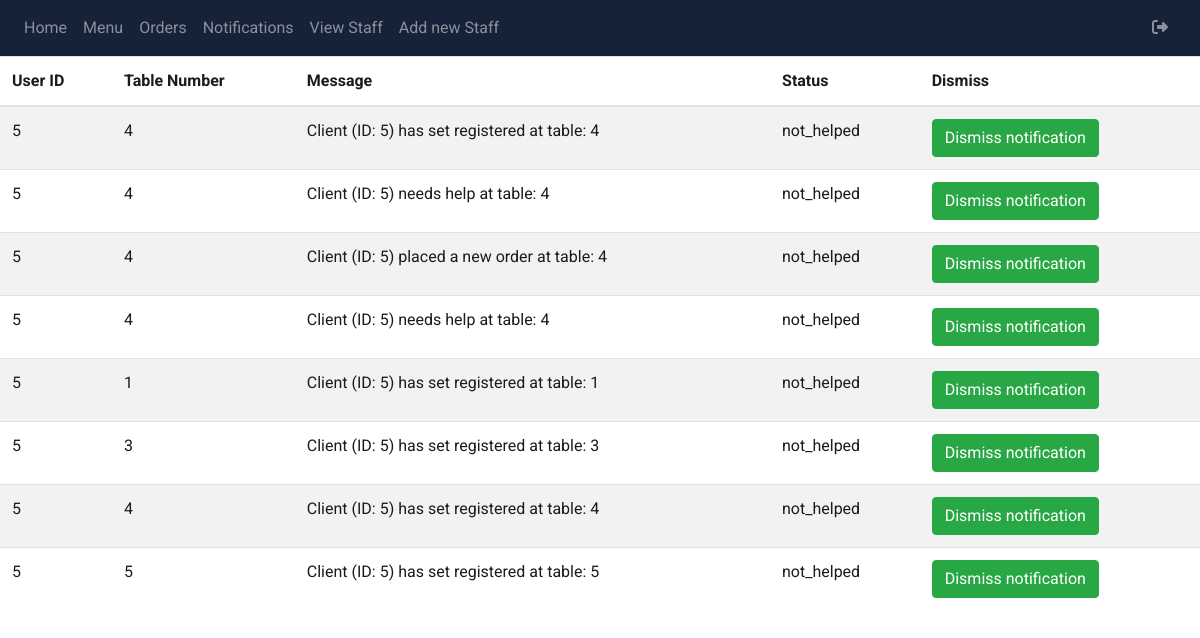
/manager/view-notifications (signed in), run on the app's committed database.
### packages/models.py (models this page shows, shortened)
class Notification(db.Model):
    __tablename__ = "notifications"
    id = db.Column(db.Integer, primary_key = True)
    user_id = db.Column(db.Integer, db.ForeignKey('users.id'))
    table_number = db.Column(db.Integer, db.ForeignKey('users.table_number'))
    status = db.Column(db.Enum('helped', 'not_helped', name = 'notification_status'), nullable=False, default='not_helped')
    message = db.Column(db.String(1000), nullable = True)
    notification_type = db.Column(db.Enum('help', 'table', 'new-order', 'preparing', 'ready', name = 'notification_status'), nullable=True, default='not_helped')

### admin/admin.py (the view)
@admin.route('view-notifications')
@admin_required
def viewNotifications():
    notifications = check_cleared_notifs()
    return render_template('admin-view-notifications.html', notifications = notifications)

### admin/static/functions/admin_functions.py (called while the page is built, shortened)
def admin_required(func):
    @functools.wraps(func)
    def wrapper(*args, **kwargs):
        return func(*args, **kwargs)
    return wrapper

def check_cleared_notifs():
    if 'cleared_notifs' not in session:
        session['cleared_notifs'] = []
    notifications = []
    notifications_database = Notification.query.all()
    cleared_notifs = session['cleared_notifs']
    for notification in notifications_database:
        if notification.id not in cleared_notifs:
            notifications.append(notification)
    return notifications

### admin/templates/admin-view-notifications.html
{% extends "base.html" %} {% block title %}Display all Notifications{% endblock %}
{% block content %}
<link rel="stylesheet" href="./static/style/admin.css">
<table class="table table-striped">
   <thead>
      <tr>
         <th>User ID</th>
         <th>Table Number</th>
         <th>Message</th>
         <th>Status</th>
         <th>Dismiss</th>
      </tr>
   </thead>
   <tbody>
      {% for notification in notifications %}
      <tr>
         <td>{{ notification.user_id }}</td>
         <td>{{ notification.table_number }}</td>
         <td>{{ notification.message }}</td>
         <td>{{ notification.status}}</td>
         <td>
            <form action="{{ url_for('admin.removeNotificationPage', notif_id=notification.id) }}" method="post">
               <button type="submit" class="btn btn-success"> Dismiss notification </button>
            </form>
         </td>
      </tr>
      {% endfor %}
   </tbody>
</table>
{%endblock%}

### admin/static/style/admin.css (style rules this page uses)
.table-striped { color: #1b1b1b; font-family: garamond; }

### templates/base.html (style rules this page uses)
* { font-family: 'Roboto', sans-serif; }

### data on the page
Notification: user_id "5", table_number "4", message "Client (ID: 5) has set registered at table: 4", status "not_helped"
Notification: user_id "5", table_number "4", message "Client (ID: 5) needs help at table: 4", status "not_helped"
Notification: user_id "5", table_number "4", message "Client (ID: 5) placed a new order at table: 4", status "not_helped"
Notification: user_id "5", table_number "4", message "Client (ID: 5) needs help at table: 4", status "not_helped"
Notification: user_id "5", table_number "1", message "Client (ID: 5) has set registered at table: 1", status "not_helped"
Notification: user_id "5", table_number "3", message "Client (ID: 5) has set registered at table: 3", status "not_helped"
Notification: user_id "5", table_number "4", message "Client (ID: 5) has set registered at table: 4", status "not_helped"
Notification: user_id "5", table_number "5", message "Client (ID: 5) has set registered at table: 5", status "not_helped"
